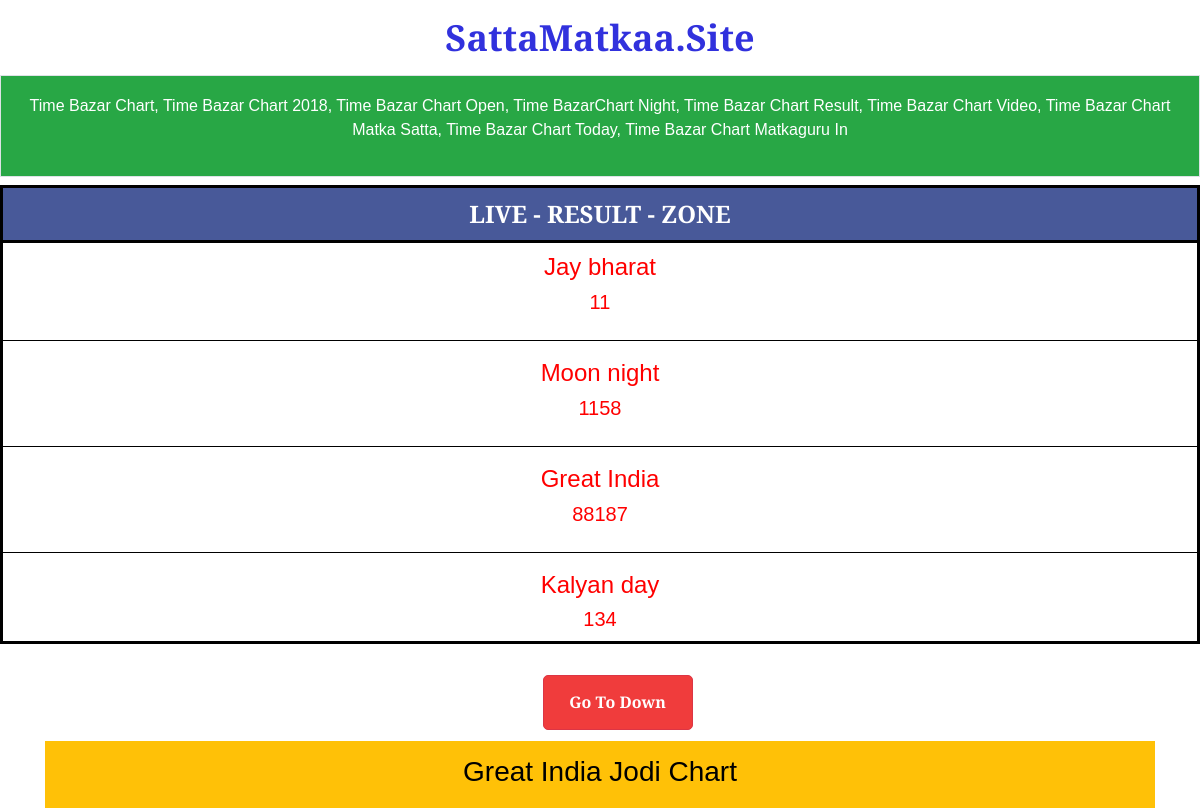
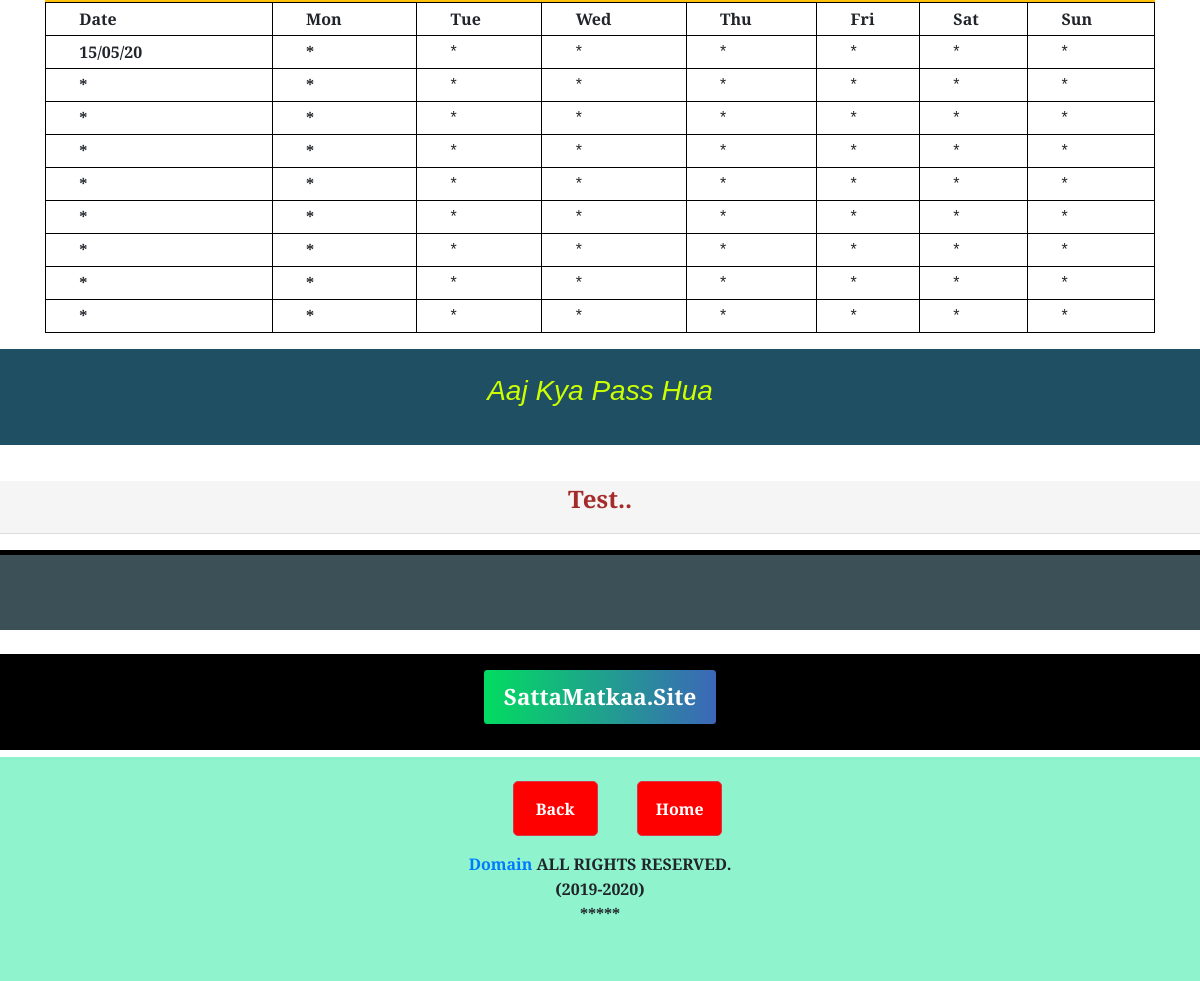
The page /timeBazar on the database its author committed (2 pictures, top to bottom).
### game/models.py (models this page shows)
class points(models.Model):
    Jay_bharat = models.CharField(max_length=100,default="*")
    Moon_night = models.CharField(max_length=100,default="*")
    Great_India = models.CharField(max_length=100,default="*")
    Kalyan_day = models.CharField(max_length=100,default="*")

class Great_India_Chart(models.Model):
    Date = models.CharField(max_length=100,default="*")
    Sun = models.CharField(max_length=100,default="*")
    Mon = models.CharField(max_length=100,default="*")
    Tue = models.CharField(max_length=100,default="*")
    Wed = models.CharField(max_length=100,default="*")
    Thu = models.CharField(max_length=100,default="*")
    Fri = models.CharField(max_length=100,default="*")
    Sat = models.CharField(max_length=100,default="*")

### game/views.py (the view)
# urls.py: path("timeBazar", views.timeBazar, name= 'timeBazar'),
def timeBazar(request):
    all_objects = points.objects.all()
    timebazar_objects = Great_India_Chart.objects.all()
    context = {'all_objects': all_objects,'timebazar_objects':timebazar_objects}
    return render(request, 'timeBazar.html',context)

### templates/timeBazar.html (shortened to what this page needs)
{% load static %}
<!doctype html>
<html lang="en">
<head>
    <link rel="stylesheet" href="https://stackpath.bootstrapcdn.com/bootstrap/4.5.2/css/bootstrap.min.css"
>
    <link rel="stylesheet" href="{% static 'css/stlye.css' %}">
</head>
<body>
    <center>
        <a href="/" class="namehref">
            <h1 class="textColor my-3">SattaMatkaa.Site</h1>
        </a>
    </center>
    <div class="container-flude firstdivpara">
        <center>
            <p>Time Bazar Chart, Time Bazar Chart 2018, Time Bazar Chart Open, Time BazarChart Night, Time Bazar Chart
                Result, Time Bazar Chart Video, Time Bazar Chart Matka Satta, Time Bazar Chart Today, Time Bazar Chart
                Matkaguru In</p>
        </center>
    </div>
    <div class="live my-2">
        <h4 class="livegame"><span class="cercal spinner-grow">*</span> LIVE - RESULT - ZONE </h4>
        <div class="firstName">
            <h4>Jay bharat</h4>
            <h5>{{all_objects.0.Jay_bharat}}</h5>
        </div>
        <hr class="gamehr">
        <div class="firstName">
            <h4>Moon night</h4>
            <h5>{{all_objects.0.Moon_night}}</h5>
        </div>
        <hr class="gamehr">
        <div class="firstName">
            <h4>Great India</h4>
            <h5>{{all_objects.0.Great_India}}</h5>
        </div>
        <hr class="gamehr">
        <div class="firstName">
            <h4>Kalyan day</h4>
            <h5>{{all_objects.0.Kalyan_day}}</h5>
        </div>
    </div>
    <div class="container">
        <div class="text-center">
            <a href="#bottombutton"> <button type="button" class="btn btn-danger button2">Go To Down</button></a>
        </div>
        <div class="mainbharath">
            <h3>
                Great India Jodi Chart
            </h3>
        </div>
        <table class="table table-bordered">
            <thead>
                <tr>
                    <th scope="col" style="padding-left: 3%;">Date</th>
                    <th scope="col" style="padding-left: 3%;">Mon</th>
                    <th scope="col" style="padding-left: 3%;">Tue</th>
                    <th scope="col" style="padding-left: 3%;">Wed</th>
                    <th scope="col" style="padding-left: 3%;">Thu</th>
                    <th scope="col" style="padding-left: 3%;">Fri</th>
                    <th scope="col" style="padding-left: 3%;">Sat</th>
                    <th scope="col" style="padding-left: 3%;">Sun</th>
                </tr>
            </thead>
            <tbody>
               <tr>
                <th scope="row" style="padding-left: 3%; padding-right: 0%;">{{timebazar_objects.0.Date}}</th>
                <th scope="row" style="padding-left: 3%; padding-right: 0%;">{{timebazar_objects.0.Mon}}</th>
                <td style="padding-left: 3%;">{{timebazar_objects.0.Tue}}</td>
                <td style="padding-left: 3%;">{{timebazar_objects.0.Wed}}</td>
                <td style="padding-left: 3%;">{{timebazar_objects.0.Thu}}</td>
                <td style="padding-left: 3%;">{{timebazar_objects.0.Fri}}</td>
                <td style="padding-left: 3%;">{{timebazar_objects.0.Sat}}</td>
                <td style="padding-left: 3%;">{{timebazar_objects.0.Sun}}</td>
            </tr>
                <tr>
                <th scope="row" style="padding-left: 3%; padding-right: 0%;">{{timebazar_objects.1.Date}}</th>
                <th scope="row" style="padding-left: 3%; padding-right: 0%;">{{timebazar_objects.1.Mon}}</th>
                <td style="padding-left: 3%;">{{timebazar_objects.1.Tue}}</td>
                <td style="padding-left: 3%;">{{timebazar_objects.1.Wed}}</td>
                <td style="padding-left: 3%;">{{timebazar_objects.1.Thu}}</td>
                <td style="padding-left: 3%;">{{timebazar_objects.1.Fri}}</td>
                <td style="padding-left: 3%;">{{timebazar_objects.1.Sat}}</td>
                <td style="padding-left: 3%;">{{timebazar_objects.1.Sun}}</td>
            </tr>
               <tr>
                <th scope="row" style="padding-left: 3%; padding-right: 0%;">{{timebazar_objects.2.Date}}</th>
                <th scope="row" style="padding-left: 3%; padding-right: 0%;">{{timebazar_objects.2.Mon}}</th>
                <td style="padding-left: 3%;">{{timebazar_objects.2.Tue}}</td>
                <td style="padding-left: 3%;">{{timebazar_objects.2.Wed}}</td>
                <td style="padding-left: 3%;">{{timebazar_objects.2.Thu}}</td>
                <td style="padding-left: 3%;">{{timebazar_objects.2.Fri}}</td>
                <td style="padding-left: 3%;">{{timebazar_objects.2.Sat}}</td>
                <td style="padding-left: 3%;">{{timebazar_objects.2.Sun}}</td>
            </tr>
                <tr>
                <th scope="row" style="padding-left: 3%; padding-right: 0%;">{{timebazar_objects.3.Date}}</th>
                <th scope="row" style="padding-left: 3%; padding-right: 0%;">{{timebazar_objects.3.Mon}}</th>
                <td style="padding-left: 3%;">{{timebazar_objects.3.Tue}}</td>
                <td style="padding-left: 3%;">{{timebazar_objects.3.Wed}}</td>
                <td style="padding-left: 3%;">{{timebazar_objects.3.Thu}}</td>
                <td style="padding-left: 3%;">{{timebazar_objects.3.Fri}}</td>
                <td style="padding-left: 3%;">{{timebazar_objects.3.Sat}}</td>
                <td style="padding-left: 3%;">{{timebazar_objects.3.Sun}}</td>
            </tr>
                <tr>
                <th scope="row" style="padding-left: 3%; padding-right: 0%;">{{timebazar_objects.4.Date}}</th>
                <th scope="row" style="padding-left: 3%; padding-right: 0%;">{{timebazar_objects.4.Mon}}</th>
                <td style="padding-left: 3%;">{{timebazar_objects.4.Tue}}</td>
                <td style="padding-left: 3%;">{{timebazar_objects.4.Wed}}</td>
                <td style="padding-left: 3%;">{{timebazar_objects.4.Thu}}</td>
                <td style="padding-left: 3%;">{{timebazar_objects.4.Fri}}</td>
                <td style="padding-left: 3%;">{{timebazar_objects.4.Sat}}</td>
                <td style="padding-left: 3%;">{{timebazar_objects.4.Sun}}</td>
            </tr>
                <tr>
                <th scope="row" style="padding-left: 3%; padding-right: 0%;">{{timebazar_objects.5.Date}}</th>
                <th scope="row" style="padding-left: 3%; padding-right: 0%;">{{timebazar_objects.5.Mon}}</th>
                <td style="padding-left: 3%;">{{timebazar_objects.5.Tue}}</td>
                <td style="padding-left: 3%;">{{timebazar_objects.5.Wed}}</td>
                <td style="padding-left: 3%;">{{timebazar_objects.5.Thu}}</td>
                <td style="padding-left: 3%;">{{timebazar_objects.5.Fri}}</td>
                <td style="padding-left: 3%;">{{timebazar_objects.5.Sat}}</td>
                <td style="padding-left: 3%;">{{timebazar_objects.5.Sun}}</td>
            </tr>
                <tr>
                <th scope="row" style="padding-left: 3%; padding-right: 0%;">{{timebazar_objects.6.Date}}</th>
                <th scope="row" style="padding-left: 3%; padding-right: 0%;">{{timebazar_objects.6.Mon}}</th>
                <td style="padding-left: 3%;">{{timebazar_objects.6.Tue}}</td>
                <td style="padding-left: 3%;">{{timebazar_objects.6.Wed}}</td>
                <td style="padding-left: 3%;">{{timebazar_objects.6.Thu}}</td>
                <td style="padding-left: 3%;">{{timebazar_objects.6.Fri}}</td>
                <td style="padding-left: 3%;">{{timebazar_objects.6.Sat}}</td>
                <td style="padding-left: 3%;">{{timebazar_objects.6.Sun}}</td>
            </tr>
                <tr>
                <th scope="row" style="padding-left: 3%; padding-right: 0%;">{{timebazar_objects.7.Date}}</th>
                <th scope="row" style="padding-left: 3%; padding-right: 0%;">{{timebazar_objects.7.Mon}}</th>
                <td style="padding-left: 3%;">{{timebazar_objects.7.Tue}}</td>
                <td style="padding-left: 3%;">{{timebazar_objects.7.Wed}}</td>
                <td style="padding-left: 3%;">{{timebazar_objects.7.Thu}}</td>
                <td style="padding-left: 3%;">{{timebazar_objects.7.Fri}}</td>
                <td style="padding-left: 3%;">{{timebazar_objects.7.Sat}}</td>
                <td style="padding-left: 3%;">{{timebazar_objects.7.Sun}}</td>
            </tr>
                <tr>
                <th scope="row" style="padding-left: 3%; padding-right: 0%;">{{timebazar_objects.8.Date}}</th>
                <th scope="row" style="padding-left: 3%; padding-right: 0%;">{{timebazar_objects.8.Mon}}</th>
                <td style="padding-left: 3%;">{{timebazar_objects.8.Tue}}</td>
                <td style="padding-left: 3%;">{{timebazar_objects.8.Wed}}</td>
                <td style="padding-left: 3%;">{{timebazar_objects.8.Thu}}</td>
                <td style="padding-left: 3%;">{{timebazar_objects.8.Fri}}</td>
                <td style="padding-left: 3%;">{{timebazar_objects.8.Sat}}</td>
                <td style="padding-left: 3%;">{{timebazar_objects.8.Sun}}</td>
            </tr>
            </tbody>
        </table>
    </div>
    <div class="pass">
        <h3>Aaj Kya Pass Hua</h3>
    </div>
    <div class="test">
        Test..
        <hr>
    </div>
    <div class="empty">
    </div>
    <div class="saatasite">
        <button class="refrash"><a href="/" class="rehref" id="bottombutton"> SattaMatkaa.Site </a></button>
    </div>
    <footer>
        <div class="footer text-center">
            <button type="button" class="btn btn-danger button">Back</button>
            <a href="/"> <button type="button" class="btn btn-danger button">Home</button> <br></a>
            <p class="blackbold my-3"><a href="/" style="padding-right: 4px;">Domain</a>ALL RIGHTS RESERVED.</p>
            <p style="margin-top: -15px;" class="blackbold">(2019-2020)</p>
            <p style="margin-top: -15px;" class="blackbold">*****</p>
        </div>
    </footer>
</body>
</html>

### static/css/stlye.css (style rules this page uses)
* { margin: 0px; padding: 0px; font-family: 'Merriweather Sans', sans-serif; }
.textColor { font-size: 36px; font-weight: bold; color: rgb(49, 49, 221); text-decoration: none; background-color: transparent; }
.live { width: 100%; height: vh; border: solid black; }
.livegame { background-color: #485999; text-align: center; font-weight: bold; color: white; padding-top: 10px; padding-bottom: 10px; border-bottom: solid black; }
.firstName { text-align: center; color: red; padding-top: 2px; padding-bottom: 2px; }
.gamehr { background-color: black; }

### templates/timeBazar.html (style rules this page uses)
.namehref { text-decoration: none ! important; }
.firstdivpara { width: 100%; background-color: #28a745 !important; padding: 18px; color: white; border: 1px solid #dee2e6 !important; font-size: 16px; }
.button2 { background-color: rgb(240, 60, 60); color: white; font-weight: bold; width: 150px; height: 55px; border-radius: 5px; margin-top: 2%; margin-left: 35px; text-align: center; }
.mainbharath { background-color: #ffc107 !important; width: 100%; height: 15%; text-align: center; color: #000; font-weight: bold; padding: 14px; margin-top: 1%; }
.table td, .table th { padding: 0.25rem; vertical-align: top; border-top: 1px solid #dee2e6; }
.table-bordered td, .table-bordered th { border: 1px solid black; }
.table thead th { vertical-align: bottom; border-bottom: 2px black; }
.pass { width: 100%; height: 12vh; text-align: center; color: white; font-weight: bold; background-color: rgb(31, 79, 99); color: rgb(204, 255, 0); padding: 25px; font-style: italic; }
.test { text-align: center; margin-top: 3%; margin-bottom: 1%; font-size: 1.5em; font-weight: bold; color: brown; background-color: whitesmoke; }
.empty { width: 100%; height: 10vh; background-color: #3b5057; border-top: 5px solid rgb(0, 0, 0); margin-bottom: 2%; }
.saatasite { width: 100%; height: 12vh; background-color: black; text-align: center; padding-top: 15px; padding-bottom: 8px; margin-bottom: 7px; }
.refrash { background: linear-gradient(to right, #02dc61, #3c67b8) !important; color: white; border: solid 1px #000; font-size: 1.4em; font-weight: bold; padding: 10px 20px; border-radius: 4px; text-decoration: none ! important; font-weight: bold; }
.rehref { color: white !important; font-weight: bold; text-decoration: none !important; background-color: unset !important; }
.footer { width: 100%; height: 28vh; background-color: #8ff3ce; }
.button { background-color: red; color: white; font-weight: bold; width: 85px; height: 55px; border-radius: 5px; margin-top: 2%; margin-left: 35px; }
.blackbold { font-weight: bold; }

### rows shown on the page
points: Jay_bharat "11", Moon_night "1158", Great_India "88187", Kalyan_day "134"
Great_India_Chart: Date "15/05/20", Mon "*", Tue "*", Wed "*", Thu "*", Fri "*", Sat "*", Sun "*"
Great_India_Chart: Date "*", Mon "*", Tue "*", Wed "*", Thu "*", Fri "*", Sat "*", Sun "*"
Great_India_Chart: Date "*", Mon "*", Tue "*", Wed "*", Thu "*", Fri "*", Sat "*", Sun "*"
Great_India_Chart: Date "*", Mon "*", Tue "*", Wed "*", Thu "*", Fri "*", Sat "*", Sun "*"
Great_India_Chart: Date "*", Mon "*", Tue "*", Wed "*", Thu "*", Fri "*", Sat "*", Sun "*"
Great_India_Chart: Date "*", Mon "*", Tue "*", Wed "*", Thu "*", Fri "*", Sat "*", Sun "*"
Great_India_Chart: Date "*", Mon "*", Tue "*", Wed "*", Thu "*", Fri "*", Sat "*", Sun "*"
Great_India_Chart: Date "*", Mon "*", Tue "*", Wed "*", Thu "*", Fri "*", Sat "*", Sun "*"
Great_India_Chart: Date "*", Mon "*", Tue "*", Wed "*", Thu "*", Fri "*", Sat "*", Sun "*"
